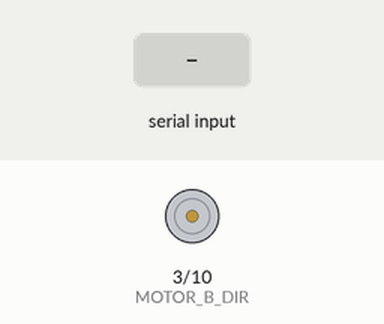
Simulated run of this sketch. Board: Arduino Uno, built with avr-gcc and run on an emulated ATmega328P. On the bench: direction and speed pins drawn as motors (green arrow = direction pin HIGH = forward, orange = LOW = backward, longer = more drive). Inputs (shaded band) come from the test bench. What the sketch prints to the serial monitor is not drawn.

Above: at 1.2 s.
1.3 s: "1" received over Serial
At 3.0 s:
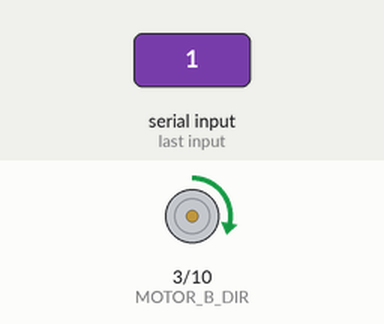
3.8 s: "2" received over Serial
At 6.0 s:
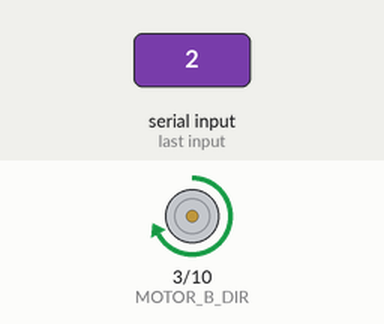
6.3 s: "4" received over Serial
At 8.0 s:
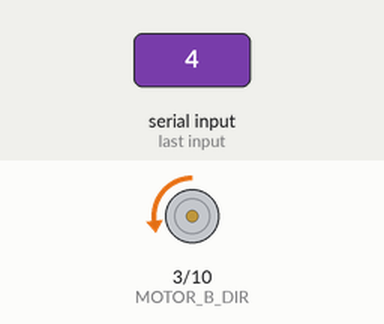
8.8 s: "5" received over Serial
At 11.1 s:
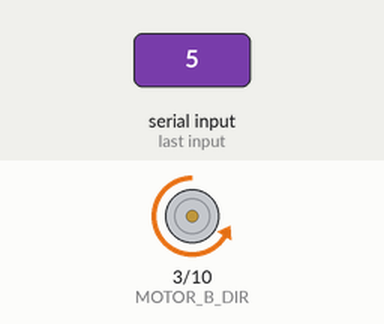
Timing chart, 0 to 12.3 s (numbered marks = the images above; inputs shaded):
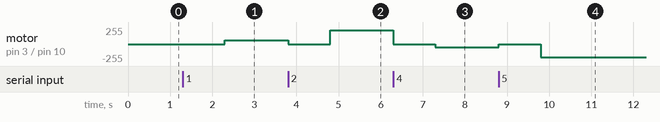

The sketch:

sketch_mar27d.ino
```cpp
// wired connections
#define HG7881_B_IA 10 // D10 --> Motor B Input A --> MOTOR B +
#define HG7881_B_IB 3 // D11 --> Motor B Input B --> MOTOR B -

// functional connections
#define MOTOR_B_PWM HG7881_B_IA // Motor B PWM Speed
#define MOTOR_B_DIR HG7881_B_IB // Motor B Direction

// the actual values for "fast" and "slow" depend on the motor
#define PWM_SLOW 50  // arbitrary slow speed PWM duty cycle
#define PWM_FAST 200 // arbitrary fast speed PWM duty cycle
#define DIR_DELAY 1000 // brief delay for abrupt motor changes

void setup()
{
  Serial.begin( 9600 );
  pinMode( MOTOR_B_DIR, OUTPUT );
  pinMode( MOTOR_B_PWM, OUTPUT );
  digitalWrite( MOTOR_B_DIR, LOW );
  digitalWrite( MOTOR_B_PWM, LOW );
}

void loop()
{
  boolean isValidInput;
  // draw a menu on the serial port
  Serial.println( "-----------------------------" );
  Serial.println( "MENU:" );
  Serial.println( "1) Avanti veloce" );
  Serial.println( "2) Avanti" );
  Serial.println( "3) Soft Stop (Ruote libere)" );
  Serial.println( "4) Indietro" );
  Serial.println( "5) Indietro veloce" );
  Serial.println( "6) Hard stop (Ruote bloccate)" );
  Serial.println( "-----------------------------" );
  do
  {
    byte c;
    // get the next character from the serial port
    Serial.print( "?" );
    while ( !Serial.available() )
      ; // LOOP...
    c = Serial.read();
    // execute the menu option based on the character recieved
    switch ( c )
    {
      case '1': // 1) Fast forward
        Serial.println( "Avanti veloce..." );
        // always stop motors briefly before abrupt changes
        digitalWrite( MOTOR_B_DIR, LOW );
        digitalWrite( MOTOR_B_PWM, LOW );
        delay( DIR_DELAY );
        // set the motor speed and direction
        digitalWrite( MOTOR_B_DIR, HIGH ); // direction = forward
        analogWrite( MOTOR_B_PWM, 255 - PWM_FAST ); // PWM speed = fast
        isValidInput = true;
        break;

      case '2': // 2) Forward
        Serial.println( "Avanti..." );
        // always stop motors briefly before abrupt changes
        digitalWrite( MOTOR_B_DIR, LOW );
        digitalWrite( MOTOR_B_PWM, LOW );
        delay( DIR_DELAY );
        // set the motor speed and direction
        digitalWrite( MOTOR_B_DIR, HIGH ); // direction = forward
        analogWrite( MOTOR_B_PWM, 255 - PWM_SLOW ); // PWM speed = slow
        isValidInput = true;
        break;

      case '3': // 3) Soft stop (preferred)
        Serial.println( "Soft Stop (Ruote libere)..." );
        digitalWrite( MOTOR_B_DIR, LOW );
        digitalWrite( MOTOR_B_PWM, LOW );
        isValidInput = true;
        break;

      case '4': // 4) Reverse
        Serial.println( "Indietro..." );
        // always stop motors briefly before abrupt changes
        digitalWrite( MOTOR_B_DIR, LOW );
        digitalWrite( MOTOR_B_PWM, LOW );
        delay( DIR_DELAY );
        // set the motor speed and direction
        digitalWrite( MOTOR_B_DIR, LOW ); // direction = reverse
        analogWrite( MOTOR_B_PWM, PWM_SLOW ); // PWM speed = slow
        isValidInput = true;
        break;

      case '5': // 5) Fast reverse
        Serial.println( "Indietro veloce..." );
        // always stop motors briefly before abrupt changes
        digitalWrite( MOTOR_B_DIR, LOW );
        digitalWrite( MOTOR_B_PWM, LOW );
        delay( DIR_DELAY );
        // set the motor speed and direction
        digitalWrite( MOTOR_B_DIR, LOW ); // direction = reverse
        analogWrite( MOTOR_B_PWM, PWM_FAST ); // PWM speed = fast
        isValidInput = true;
        break;

      case '6': // 6) Hard stop (use with caution)
        Serial.println( "Hard stop (Ruote bloccate)..." );
        digitalWrite( MOTOR_B_DIR, HIGH );
        digitalWrite( MOTOR_B_PWM, HIGH );
        isValidInput = true;
        break;

      default:
        // wrong character! display the menu again!
        isValidInput = false;
        break;
    }
  } while ( isValidInput == true );

  // repeat the main loop and redraw the menu...
}
```

Measured:
- after the input at 1.3 s, motor on pin 3 (MOTOR_B_DIR) / pin 10 (MOTOR_B_PWM): stopped → forward 55/255 after 1.0 s
- after the input at 3.8 s, motor on pin 3 (MOTOR_B_DIR) / pin 10 (MOTOR_B_PWM): forward 55/255 → stopped at once, → forward 205/255 1.0 s later
- after the input at 6.3 s, motor on pin 3 (MOTOR_B_DIR) / pin 10 (MOTOR_B_PWM): forward 205/255 → stopped at once, → backward 50/255 1.0 s later
- after the input at 8.8 s, motor on pin 3 (MOTOR_B_DIR) / pin 10 (MOTOR_B_PWM): backward 50/255 → stopped at once, → backward 200/255 1.0 s later
